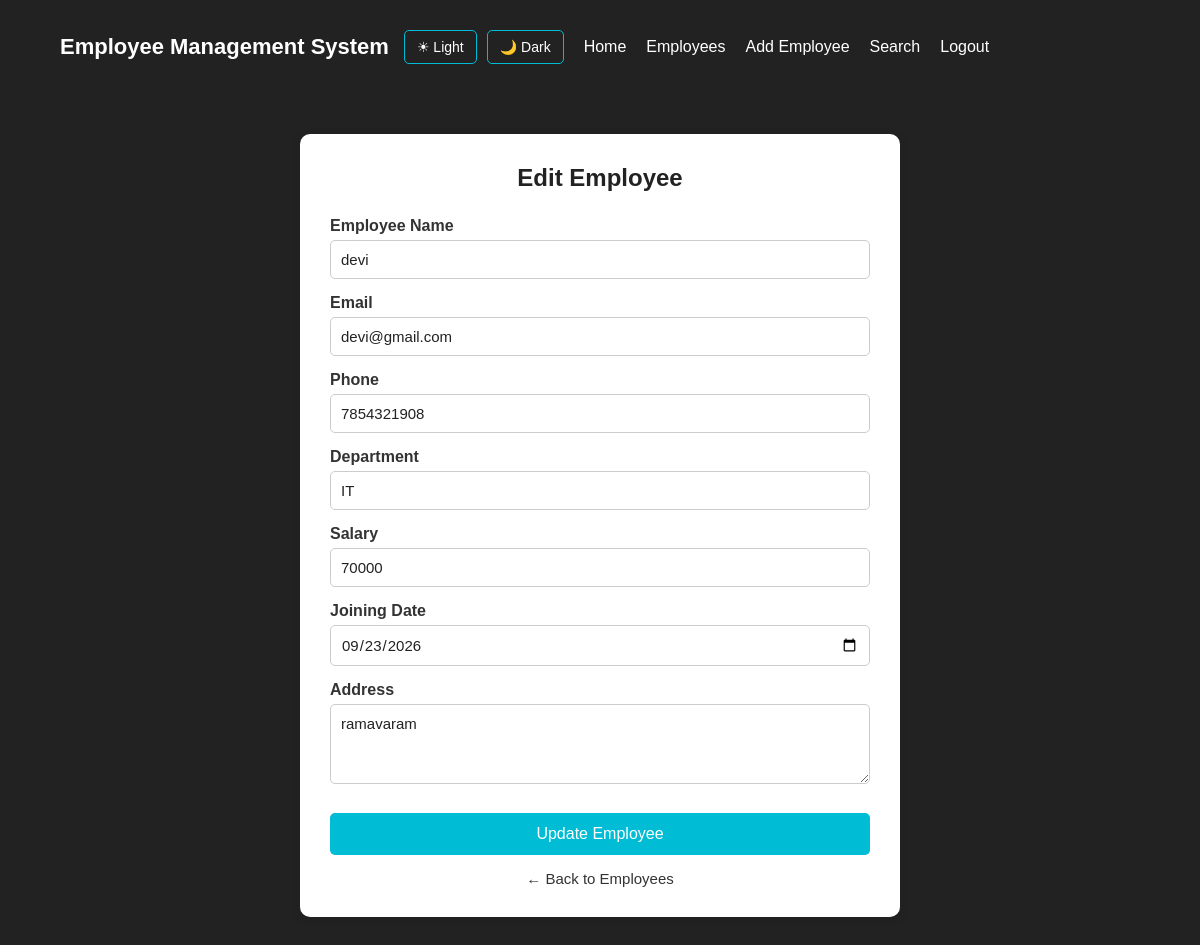
Screenshot of /edit-employee/14 (signed in) with the database file from the repository.
### tables this page shows
CREATE TABLE employees(
              id INTEGER PRIMARY KEY AUTOINCREMENT,
              name TEXT NOT NULL,
              email  TEXT NOT NULL,
              phone TEXT NOT NULL,
              department TEXT NOT NULL,
              salary INTEGER NOT NULL,
              joining_date TEXT NOT NULL,
              address TEXT
              );

### server.py (the view, shortened to what this page needs)
@app.route("/edit-employee/<int:id>", methods=["GET"])
def edit_employee_page(id):
    if not login_required():
        return redirect("/login")
    connection = get_database_connection()
    cursor = connection.cursor()
    cursor.execute("""
        SELECT *
        FROM employees
        WHERE id = ?
    """,
    (
        id,
    ))
    employee = cursor.fetchone()
    connection.close()
    theme = request.cookies.get(
        "theme",
        "light"
    )
    return render_template(
        "edit-employee.html",
        employee=employee,
        theme=theme
    )

### server.py (called while the page is built)
def get_database_connection():
    connection = sqlite3.connect("users.db")
    connection.row_factory = sqlite3.Row
    return connection

def login_required():
    return "user_id" in session

### Templates/edit-employee.html (shortened to what this page needs)
<!DOCTYPE html>
<html lang="en">
<head>
</head>
<body class="{{theme}}">
    <nav class="navbar">
</head>
<body>
    <nav class="navbar">
        <div class="logo">
            Employee Management System
        </div>
        <div class="theme-buttons">
            <a href="/set-theme/light">
                ☀ Light
            </a>
            <a href="/set-theme/dark">
                🌙 Dark
            </a>
        </div>
        <ul class="nav-links">
            <li>
                <a href="/">
                    Home
                </a>
            </li>
            <li>
                <a href="/employees">
                    Employees
                </a>
            </li>
            <li>
                <a href="/add-employee">
                    Add Employee
                </a>
            </li>
            <li>
                <a href="/Search">Search</a>
            </li>
                <li>
                    <a href="/logout">Logout</a>
                </li>
        </ul>
    </nav>
    <div class="container">
        <h1>
            Edit Employee
        </h1>
        <form
            action="/edit-employee/{{ employee['id'] }}"
            method="POST">
            <label>
                Employee Name
            </label>
            <input
                type="text"
                name="name"
                value="{{ employee['name'] }}"
                required>
            <label>
                Email
            </label>
            <input
                type="email"
                name="email"
                value="{{ employee['email'] }}"
                required>
            <label>
                Phone
            </label>
            <input
                type="text"
                name="phone"
                value="{{ employee['phone'] }}"
                required>
            <label>
                Department
            </label>
            <input
                type="text"
                name="department"
                value="{{ employee['department'] }}"
                required>
            <label>
                Salary
            </label>
            <input
                type="number"
                name="salary"
                value="{{ employee['salary'] }}"
                required>
            <label>
                Joining Date
            </label>
            <input
                type="date"
                name="joining_date"
                value="{{ employee['joining_date'] }}"
                required>
            <label>
                Address
            </label>
            <textarea
                name="address"
                required>{{ employee['address'] or '' }}</textarea>
            <button
                type="submit"
                class="update-btn">
                Update Employee
            </button>
        </form>
        <a href="/employees"
           class="back-btn">
            ← Back to Employees
        </a>
    </div>
</body>
</html>

### Templates/edit-employee.html (style rules this page uses)
* { margin: 0; padding: 0; box-sizing: border-box; }
body { font-family: Arial, sans-serif; background-color: #f5f5f5; }
body.light { background-color: #f5f5f5; color: #222; }
body.light .container { background-color: white; color: #222; }
body.light h1 { color: #222; }
body.light input, body.light textarea { background-color: white; color: #222; border: 1px solid #ccc; }
body.light label { color: #333; }
.navbar { background-color: #222; padding: 15px 30px; display: flex; align-items: center; flex-wrap: wrap; gap: 15px; }
.logo { color: white; font-size: 22px; font-weight: bold; margin-right: auto; }
.nav-links { display: flex; align-items: center; list-style: none; gap: 20px; flex-wrap: wrap; }
.nav-links a { color: white; text-decoration: none; font-size: 16px; transition: 0.3s; }
.theme-buttons { display: flex; align-items: center; gap: 10px; margin-right: 5px; }
.theme-buttons a { color: white; text-decoration: none; border: 1px solid #00bcd4; padding: 8px 12px; border-radius: 5px; font-size: 14px; transition: 0.3s; }
.container { width: 600px; max-width: 90%; margin: 40px auto; background-color: white; padding: 30px; border-radius: 10px; box-shadow: 0 2px 10px rgba(0,0,0,0.1); transition: background_color 0.3s, color 0.3s; }
h1 { text-align: center; color: #222; margin-bottom: 25px; }
form { width: 100%; }
label { display: block; margin-top: 15px; margin-bottom: 5px; font-weight: bold; color: #333; }
input, textarea { width: 100%; padding: 10px; border: 1px solid #aaa; border-radius: 5px; font-size: 15px; font-family: Arial, sans-serif; outline: none; transition: background_color 0.3s,color 0.3s,border-color 0.3s; }
textarea { height: 80px; resize: vertical; }
.update-btn { width: 100%; margin-top: 25px; padding: 12px; border: none; background-color: #00bcd4; color: white; font-size: 16px; border-radius: 5px; cursor: pointer; transition: 0.3s; }
.back-btn { display: block; text-align: center; margin-top: 15px; text-decoration: none; color: #333; font-size: 15px; transition: 0.3s; }

### rows the page displays
employees: name "devi", email "devi@gmail.com", phone "7854321908", department "IT", salary "70000", joining_date "09/23/2026", address "ramavaram"
